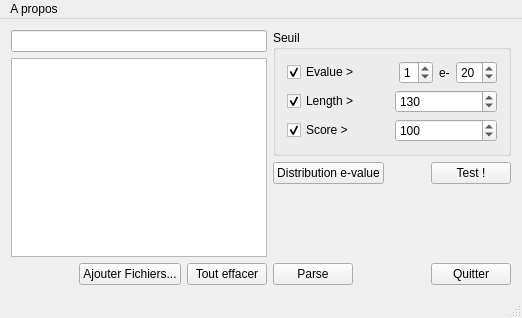
<?xml version="1.0" encoding="UTF-8"?>
<ui version="4.0">
 <class>MainWindow</class>
 <widget class="QMainWindow" name="MainWindow">
  <property name="geometry">
   <rect>
    <x>0</x>
    <y>0</y>
    <width>522</width>
    <height>318</height>
   </rect>
  </property>
  <property name="windowTitle">
   <string>BioInfo Extracteur et Réorganisateur d'Echantillons</string>
  </property>
  <property name="windowIcon">
   <iconset>
    <normalon>biere.jpg</normalon>
   </iconset>
  </property>
  <widget class="QWidget" name="centralWidget">
   <layout class="QFormLayout" name="formLayout">
    <item row="0" column="0">
     <layout class="QVBoxLayout" name="verticalLayout_2">
      <item>
       <widget class="QLineEdit" name="lineDossier">
        <property name="readOnly">
         <bool>true</bool>
        </property>
       </widget>
      </item>
      <item>
       <widget class="QTableView" name="tableView"/>
      </item>
      <item>
       <layout class="QHBoxLayout" name="horizontalLayout_6">
        <item>
         <spacer name="horizontalSpacer_4">
          <property name="orientation">
           <enum>Qt::Horizontal</enum>
          </property>
          <property name="sizeHint" stdset="0">
           <size>
            <width>40</width>
            <height>20</height>
           </size>
          </property>
         </spacer>
        </item>
        <item>
         <widget class="QPushButton" name="boutonAjouterFichiers">
          <property name="text">
           <string>Ajouter Fichiers...</string>
          </property>
         </widget>
        </item>
        <item>
         <widget class="QPushButton" name="boutonEnleverFichiers">
          <property name="text">
           <string>Tout effacer</string>
          </property>
         </widget>
        </item>
       </layout>
      </item>
     </layout>
    </item>
    <item row="0" column="1">
     <layout class="QVBoxLayout" name="verticalLayout_4">
      <item>
       <widget class="QGroupBox" name="groupSeuil">
        <property name="title">
         <string>Seuil</string>
        </property>
        <layout class="QVBoxLayout" name="verticalLayout_3">
         <item>
          <layout class="QVBoxLayout" name="verticalLayout">
           <item>
            <layout class="QHBoxLayout" name="horizontalLayout">
             <item>
              <widget class="QCheckBox" name="checkBoxEvalue">
               <property name="text">
                <string>Evalue &gt;</string>
               </property>
               <property name="checked">
                <bool>true</bool>
               </property>
              </widget>
             </item>
             <item>
              <spacer name="horizontalSpacer_2">
               <property name="orientation">
                <enum>Qt::Horizontal</enum>
               </property>
               <property name="sizeHint" stdset="0">
                <size>
                 <width>40</width>
                 <height>20</height>
                </size>
               </property>
              </spacer>
             </item>
             <item>
              <widget class="QSpinBox" name="spinEvalueUnit">
               <property name="maximum">
                <number>9</number>
               </property>
               <property name="value">
                <number>1</number>
               </property>
              </widget>
             </item>
             <item>
              <widget class="QLabel" name="labelEvalue">
               <property name="text">
                <string>e-</string>
               </property>
              </widget>
             </item>
             <item>
              <widget class="QSpinBox" name="spinEvalueExp">
               <property name="minimum">
                <number>1</number>
               </property>
               <property name="value">
                <number>20</number>
               </property>
              </widget>
             </item>
            </layout>
           </item>
           <item>
            <layout class="QHBoxLayout" name="horizontalLayout_2">
             <item>
              <widget class="QCheckBox" name="checkBoxLength">
               <property name="text">
                <string>Length &gt;</string>
               </property>
               <property name="checked">
                <bool>true</bool>
               </property>
              </widget>
             </item>
             <item>
              <widget class="QSpinBox" name="spinLength">
               <property name="enabled">
                <bool>true</bool>
               </property>
               <property name="maximum">
                <number>300</number>
               </property>
               <property name="value">
                <number>130</number>
               </property>
              </widget>
             </item>
            </layout>
           </item>
          </layout>
         </item>
         <item>
          <layout class="QHBoxLayout" name="horizontalLayout_3">
           <item>
            <widget class="QCheckBox" name="checkBoxScore">
             <property name="text">
              <string>Score &gt;</string>
             </property>
             <property name="checked">
              <bool>true</bool>
             </property>
            </widget>
           </item>
           <item>
            <widget class="QSpinBox" name="spinScore">
             <property name="maximum">
              <number>400</number>
             </property>
             <property name="value">
              <number>100</number>
             </property>
            </widget>
           </item>
          </layout>
         </item>
        </layout>
       </widget>
      </item>
      <item>
       <layout class="QHBoxLayout" name="horizontalLayout_5">
        <item>
         <widget class="QPushButton" name="boutonHisto">
          <property name="text">
           <string>Distribution e-value</string>
          </property>
         </widget>
        </item>
        <item>
         <spacer name="horizontalSpacer_3">
          <property name="orientation">
           <enum>Qt::Horizontal</enum>
          </property>
          <property name="sizeHint" stdset="0">
           <size>
            <width>40</width>
            <height>20</height>
           </size>
          </property>
         </spacer>
        </item>
        <item>
         <widget class="QPushButton" name="boutonTestLength">
          <property name="text">
           <string>Test !</string>
          </property>
         </widget>
        </item>
       </layout>
      </item>
      <item>
       <spacer name="verticalSpacer">
        <property name="orientation">
         <enum>Qt::Vertical</enum>
        </property>
        <property name="sizeHint" stdset="0">
         <size>
          <width>20</width>
          <height>40</height>
         </size>
        </property>
       </spacer>
      </item>
      <item>
       <layout class="QHBoxLayout" name="horizontalLayout_4">
        <item>
         <widget class="QPushButton" name="boutonParse">
          <property name="text">
           <string>Parse</string>
          </property>
         </widget>
        </item>
        <item>
         <spacer name="horizontalSpacer">
          <property name="orientation">
           <enum>Qt::Horizontal</enum>
          </property>
          <property name="sizeHint" stdset="0">
           <size>
            <width>40</width>
            <height>20</height>
           </size>
          </property>
         </spacer>
        </item>
        <item>
         <widget class="QPushButton" name="boutonQuitter">
          <property name="text">
           <string>Quitter</string>
          </property>
         </widget>
        </item>
       </layout>
      </item>
     </layout>
    </item>
   </layout>
  </widget>
  <widget class="QStatusBar" name="statusBar"/>
  <widget class="QMenuBar" name="menuBar">
   <property name="geometry">
    <rect>
     <x>0</x>
     <y>0</y>
     <width>522</width>
     <height>21</height>
    </rect>
   </property>
   <widget class="QMenu" name="menuA_propos">
    <property name="title">
     <string>A propos</string>
    </property>
    <addaction name="actionA_propos"/>
   </widget>
   <addaction name="menuA_propos"/>
  </widget>
  <action name="actionA_propos">
   <property name="text">
    <string>A propos...</string>
   </property>
  </action>
 </widget>
 <layoutdefault spacing="6" margin="11"/>
 <resources/>
 <connections/>
</ui>
